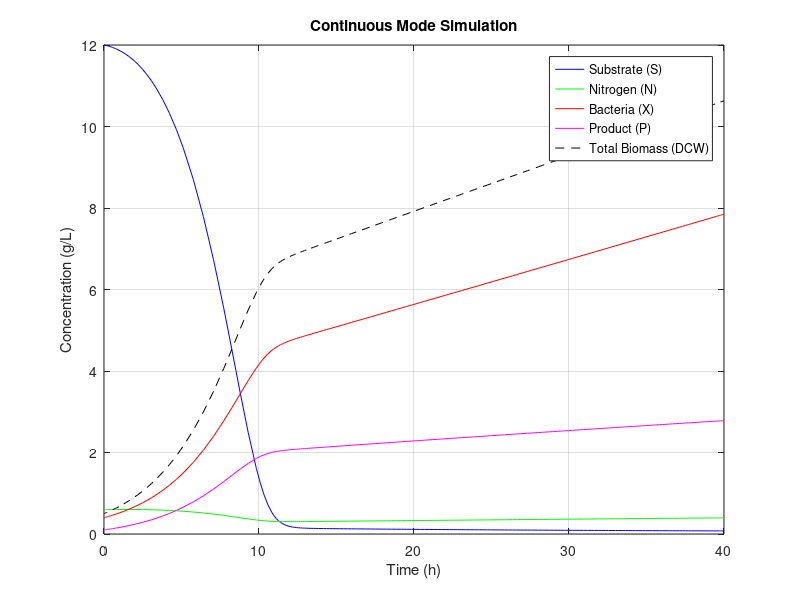

MATLAB code to generate this figure:
% MATLAB Simulation for Continuous Mode Operation

% Initial Conditions
S0 = 12; % Substrate concentration (g/L)
N0 = 0.6; % Nitrogen concentration (g/L)
X0 = 0.4; % Bacteria concentration (g/L)
P0 = 0.1; % Product concentration (g/L)
tspan = [0 40]; % Time range (hours)

% Operating Parameters
params.Fs = 0.0005; % Substrate feeding rate (L/h)
params.Fn = 0.0001; % Nitrogen feeding rate (L/h)
params.V = 1; % Reactor volume (L)
params.SF = 650; % Substrate concentration in feed (g/L)
params.NF = 164; % Nitrogen concentration in feed (g/L)

% Stoichiometric and Kinetic Parameters
params.Yxs = 0.48; % Biomass yield over substrate (g Biomass/g glucose)
params.YxN = 8.9; % Biomass yield over nitrogen (g Biomass/g N)
params.Yps = 0.30; % Product yield over substrate (g P/g glucose)
params.mu_x_max = 0.41; % Maximum specific bacteria growth rate (1/h)
params.mu_p_max = 0.18; % Maximum specific production rate (1/h)
params.Ks = 1.2; % Saturation constant for substrate (g/L)
params.Kn = 0.254; % Saturation constant for nitrogen (g/L)
params.Kps = 4.1; % Saturation constant for production rate (g/L)
params.Xm = 68; % Maximum residual cell concentration (g/L)
params.alpha = 5.8; % Cell density inhibition coefficient

% System of ODEs
function dCdt = continuousMode(t, C, params)
    % Extract state variables
    S = C(1); N = C(2); X = C(3); P = C(4);

    % Extract parameters
    Fs = params.Fs;
    Fn = params.Fn;
    V = params.V;
    SF = params.SF;
    NF = params.NF;
    mu_x_max = params.mu_x_max;
    mu_p_max = params.mu_p_max;
    Ks = params.Ks;
    Kn = params.Kn;
    Kps = params.Kps;
    Xm = params.Xm;
    alpha = params.alpha;
    Yxs = params.Yxs;
    YxN = params.YxN;
    Yps = params.Yps;

    % Dilution rate
    D = (Fs + Fn) / V;

    % Calculate kinetics
    mu_x = mu_x_max * (S / (Ks + S)) * (N / (Kn + N)) * (1 - (X / Xm)^alpha);
    mu_p = mu_p_max * (S / (Kps + S));
    mu_S = mu_x / Yxs + mu_p / Yps;
    mu_N = mu_x / YxN;

    % Define differential equations
    dSdt = (Fs * SF / V) - D * S - mu_S * X;
    dNdt = (Fn * NF / V) - D * N - mu_N * X;
    dXdt = mu_x * X - D * X;
    dPdt = mu_p * X - D * P;

    % Return derivatives as a column vector
    dCdt = [dSdt; dNdt; dXdt; dPdt];
end

% Solve ODEs using ode45
initial_conditions = [S0, N0, X0, P0];
[t, C] = ode45(@(t, C) continuousMode(t, C, params), tspan, initial_conditions);

% Extract Results
S = C(:, 1); % Substrate concentration
N = C(:, 2); % Nitrogen concentration
X = C(:, 3); % Bacteria concentration
P = C(:, 4); % Product concentration
DCW = X + P; % Total biomass (DCW)

% Plot Results
figure;
plot(t, S, 'b', 'DisplayName', 'Substrate (S)');
hold on;
plot(t, N, 'g', 'DisplayName', 'Nitrogen (N)');
plot(t, X, 'r', 'DisplayName', 'Bacteria (X)');
plot(t, P, 'm', 'DisplayName', 'Product (P)');
plot(t, DCW, 'k--', 'DisplayName', 'Total Biomass (DCW)');
xlabel('Time (h)');
ylabel('Concentration (g/L)');
title('Continuous Mode Simulation');
legend('Location', 'Best');
grid on;
hold off;
